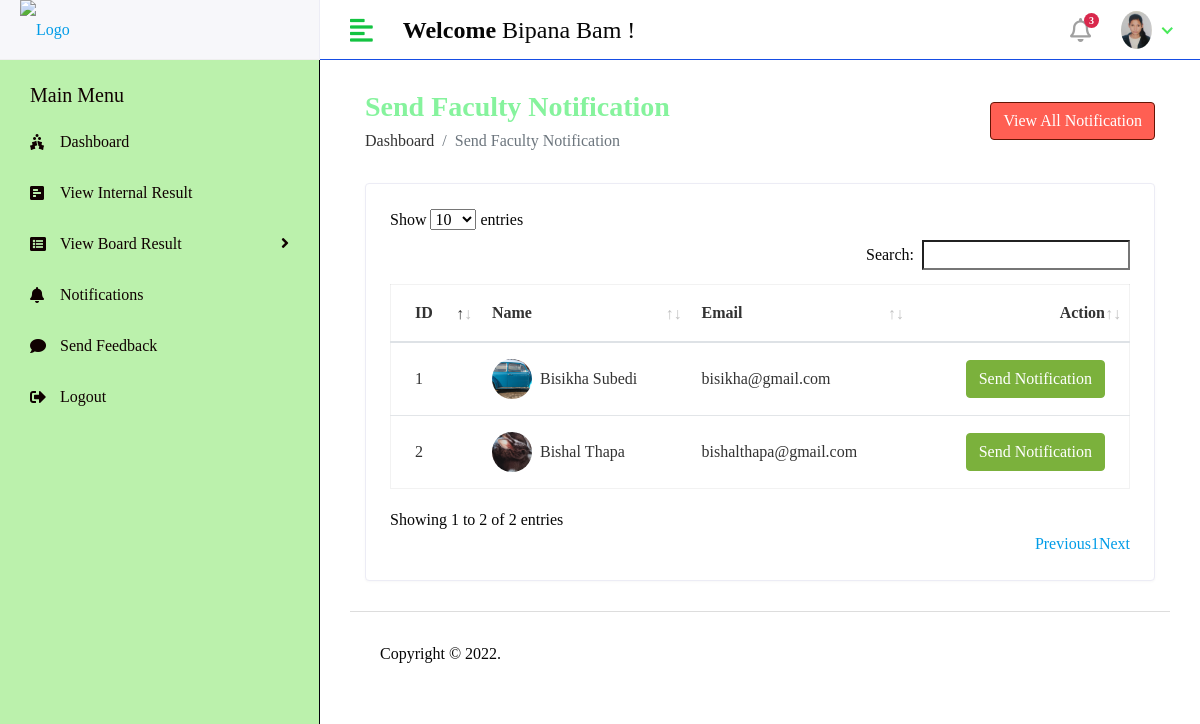
The app's page /Hod/Staff/Send_Notification (signed in) with its own data.
### LEC_RMSapp/models.py (models this page shows, shortened)
class CustomUser(AbstractUser):
    USER = (
        (1,'HOD'),
        (2,'STAFF'),
        (3,'STUDENT'),
    )
    user_type = models.CharField(choices=USER,max_length=50,default=1)
    profile_pic =models.ImageField(upload_to='media/profile_pic')

class Staff(models.Model):
    admin = models.OneToOneField(CustomUser,on_delete=models.CASCADE)
    address = models.TextField()
    gender = models.CharField(max_length=100)
    dob = models.DateTimeField()
    number = models.PositiveIntegerField()
    created_at = models.DateTimeField(auto_now_add= True)
    updated_at = models.DateTimeField(auto_now=True)

### LEC_Result_Management_System/Hod_Views.py (the view)
# urls.py: path('Hod/Staff/Send_Notification',Hod_Views.STAFF_SEND_NOTIFICATION,name='staff_send_notification'),
@login_required(login_url='/')
def STAFF_SEND_NOTIFICATION(request):
    staff = Staff.objects.all()
    see_notification = Staff_Notification.objects.all().order_by('-id')[0:5]
    context = {
        'staff':staff,
        'see_notification': see_notification,
    }
    return render(request,'Hod/staff_notification.html',context)

### templates/Hod/staff_notification.html (shortened to what this page needs)
{% extends 'base.html' %}
{% block content %}
  <div class="content container-fluid">
               <div class="page-header">
                  <div class="row align-items-center">
                     <div class="col">
                        <h3 class="page-title">Send Faculty Notification</h3>
                        <ul class="breadcrumb">
                           <li class="breadcrumb-item"><a href="index.html">Dashboard</a></li>
                           <li class="breadcrumb-item active">Send Faculty Notification</li>
                        </ul>
                     </div>
                     <div class="col-auto text-right float-right ml-auto">
                        <button type="button" class="btn btn-primary" data-toggle="modal" data-target="#exampleModalCenter">
                        View All Notification
                        </button>
                     </div>
                  </div>
               </div>
               <div class="row">
                  <div class="col-sm-12">
                     <div class="card card-table">
                        <div class="card-body">
                           <div class="table-responsive">
                              <table id="example" class="table table-hover table-center mb-0 ">
                                 <thead>
                                    <tr>
                                       <th>ID</th>
                                       <th>Name</th>
                                       <th>Email</th>
                                       <th class="text-right">Action</th>
                                    </tr>
                                 </thead>
                                 <tbody>
                                 {% for i in staff %}
                                    <tr>
                                       <td>{{i.id}}</td>
                                       <td>
                                          <h2 class="table-avatar">
                                             <a href="{% url 'staff_details' i.id %}" class="avatar avatar-sm mr-2"><img class="avatar-img rounded-circle" src="/{{i.admin.profile_pic}}" alt="User Image"></a>
                                             <a href="{% url 'staff_details' i.id %}">{{i.admin.first_name}}&nbsp;{{i.admin.last_name}}</a>
                                          </h2>
                                       </td>
                                       <td>{{i.admin.email}}</td>
                                       <td class="text-right">
                                             <button type="button" class="btn btn-success" data-toggle="modal" data-target="#sendnotification-{{forloop.counter}}">
                                                Send Notification
                                             </button>
                                       </td>
                                    </tr>
                                 {% endfor %}
                                 </tbody>
                              </table>
                           </div>
                        </div>
                     </div>
                  </div>
               </div>
            </div>
{% endblock %}

### templates/includes/header.html (shortened to what this page needs)
{% load static %}
         <div class="header">
            <div class="header-left">
               <a href="index.html" class="logo">
               <img src="http://lec.edu.np/assets/images/leclogo21.png" alt="Logo" width="100" height="70">
               </a>
            </div>
            <a href="javascript:void(0);" id="toggle_btn">
            <i class="fas fa-align-left"></i>
            </a>
            <div class="top-nav-search mt-3">
               <h4><strong>Welcome</strong>&nbsp;<span>{{user.first_name}} {{user.last_name}}</span>&nbsp;!</h4>
            </div>
            <ul class="nav user-menu">
                <li class="nav-item dropdown noti-dropdown">
                  <a href="#" class="dropdown-toggle nav-link" data-toggle="dropdown">
                  <i class="far fa-bell"></i> <span class="badge badge-pill">3</span>
                  </a>
               </li>
               <li class="nav-item dropdown has-arrow">
                  <a href="#" class="dropdown-toggle nav-link" data-toggle="dropdown">
                   {% if user.profile_pic == "" %}
                      <span class="user-img"><img class="rounded-circle" src="{% static 'assets/img/noimg.jpg' %}" width="31" alt="Ryan Taylor"></span>
                   {% else %}
                  <span class="user-img"><img class="rounded-circle" src="/{{user.profile_pic}}" width="31" alt="Ryan Taylor"></span>
                   {% endif %}
                  </a>
               </li>
            </ul>
         </div>

### static/assets/css/style.css (style rules this page uses)
html { height: 100%; }
body { background-color: #fff; color: #060606; font-family: cursive; font-size: 1rem; height: 100%; line-height: 1.5; overflow-x: hidden; }
h1, h2, h3, h4, h5, h6 { font-family: cursive; margin-top: 0; }
a { color: #009ce7; }
input, button, a { transition: all 0.4s ease; -moz-transition: all 0.4s ease; -o-transition: all 0.4s ease; -ms-transition: all 0.4s ease; -webkit-transition: all 0.4s ease; }
input, input:focus, button, button:focus { outline: none; }
ul, ol { padding: 0px; list-style: none; }
.table { color: #333; max-width: 100%; margin-bottom: 0; width: 100%; }
.table.dataTable { border-collapse: collapse !important; border: 1px solid rgba(0, 0, 0, 0.05); }
table.table td h2 { display: inline-block; font-size: inherit; font-weight: 400; margin: 0; padding: 0; vertical-align: middle; }
table.table td h2.table-avatar { align-items: center; display: inline-flex; font-size: inherit; font-weight: 400; margin: 0; padding: 0; vertical-align: middle; white-space: nowrap; }
table.table td h2 a { color: #333; }
.table thead tr th { font-weight: 600; }
.table tbody tr { border-bottom: 1px solid rgba(0, 0, 0, 0.05); }
.table.table-center td, .table.table-center th { vertical-align: middle; }
.card-table .card-body .table > thead > tr > th { border-top: 0; }
.card-table .card-body .table tr td:first-child, .card-table .card-body .table tr th:first-child { padding-left: 1.5rem; }
.card-table .card-body .table tr td:last-child, .card-table .card-body .table tr th:last-child { padding-right: 1.5rem; }
.card-table .table td, .card-table .table th { border-top: 1px solid #e2e5e8; padding: 1rem 0.75rem; white-space: nowrap; }
.btn-primary { background-color: #ff5f53; border: 1px solid #641404; }
.btn-success { background-color: #7bb13c; border: 1px solid #7bb13c }
.card { border: 1px solid #ececf5; box-shadow: 0 1px 3px 0 rgba(0, 0, 0, 0.03); margin-bottom: 1.875rem; }
.card-body { padding: 1.5rem; }
.avatar { position: relative; display: inline-block; width: 3rem; height: 3rem }
.avatar > img { width: 100%; height: 100%; -o-object-fit: cover; object-fit: cover; }
.avatar-sm { width: 2.5rem; height: 2.5rem; }
.header { background-color: #fff; border-bottom: 1px solid #164de4; left: 0; position: fixed; right: 0; top: 0; z-index: 1001; height: 60px; }
.header .header-left { float: left; height: 60px; padding: 0 20px; position: relative; width: 320px; z-index: 1; transition: all 0.2s ease-in-out; background-color: #f7f7fa; border-bottom: 1px solid #efefef; border-right: 1px solid #ececf5; display: flex; align-items: center; }
.header .header-left .logo { display: inline-block; line-height: 60px; }
.header .header-left .logo img { max-height: 170px; width: auto; }
.header .dropdown-toggle:after { display: none; }
.header .has-arrow .dropdown-toggle:after { border-top: 0; border-left: 0; border-bottom: 2px solid #4ae952; border-right: 2px solid #48e963; content: ''; height: 8px; display: inline-block; pointer-events: none; -webkit-transform-origin: 66% 66%; -ms-transform-origin: 66% 66%; transform-origin: 66% 66%; -webkit-transform: rotate(45deg); -ms-transform: rotate(45deg); transform: rotate(45deg); -webkit-transition: all 0.15s ease-in-out; transition: all 0.15s ease-in-out; width: 8px; vertical-align: 0px; }
.user-menu { float: right; margin: 0; position: relative; z-index: 99; padding-right: 15px; }
.user-menu.nav > li > a { color: #a0a0a0; font-size: 14px; line-height: 58px; padding: 0 15px; height: 60px; }
.user-img { margin-right: 3px; position: relative; }
.top-nav-search { float: left; margin-left: 15px; }
.page-header { margin-bottom: 1.875rem; }
.page-header .breadcrumb { background-color: transparent; color: #6c757d; font-size: 1rem; font-weight: 500; margin-bottom: 0; padding: 0; }
.page-header .breadcrumb a { color: #333; }
.page-title { font-size: 28px; font-weight: 600; color: rgb(134, 243, 157); margin-bottom: 5px; }
.user-menu.nav > li > a .badge { background-color: #d9284c; display: block; font-size: 10px; font-weight: bold; height: 15px; width: 15px; position: absolute; right: 7px; top: 13px; color: #fff; padding: 3px; }
.user-menu.nav > li > a > i { font-size: 1.5rem; line-height: 60px; }
@media (min-width: 992px) { #toggle_btn { align-items: center; color: #13c341; display: inline-flex; float: left; font-size: 26px; height: 60px; justify-content: center; margin-left: 15px; padding: 0 15px; } }

### records on screen
CustomUser: first_name "Bipana", last_name "Bam", profile_pic (picture)
Staff: id "1", admin.profile_pic (picture), admin.first_name "Bisikha", admin.last_name "Subedi", admin.email "bisikha@gmail.com"
Staff: id "2", admin.profile_pic (picture), admin.first_name "Bishal", admin.last_name "Thapa", admin.email "bishalthapa@gmail.com"
